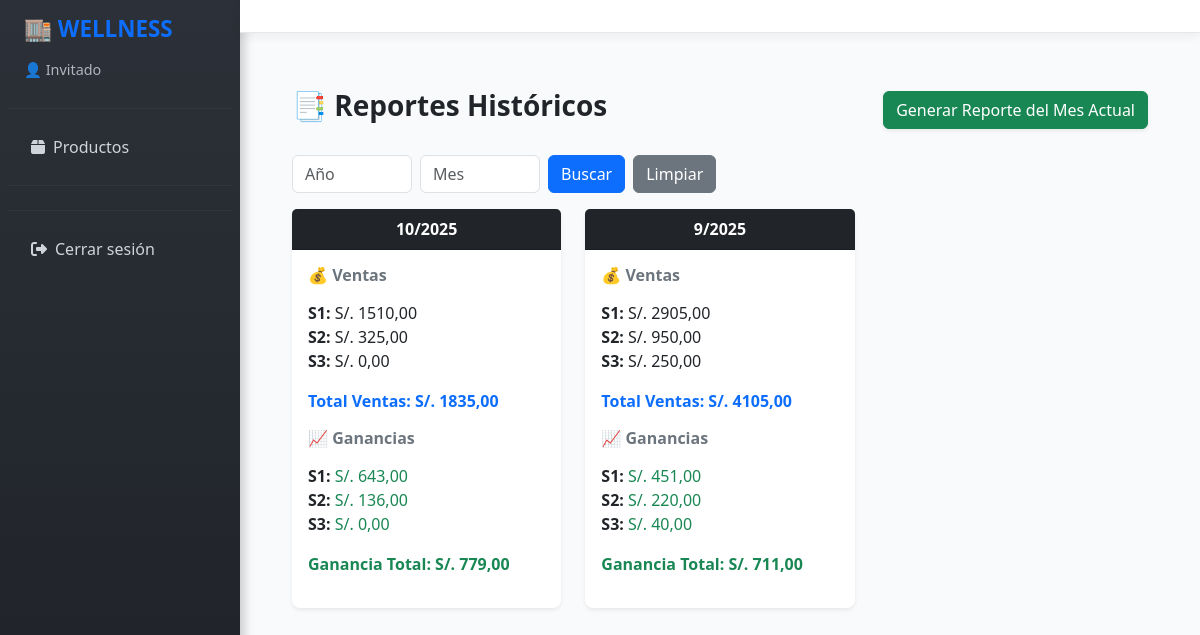
Page /inventory/reportes/historicos/ on the committed database.
### inventory/models.py (models this page shows, shortened)
class ReporteMensual(models.Model):
    mes = models.IntegerField()
    anio = models.IntegerField()
    ventas_s1 = models.DecimalField(max_digits=15, decimal_places=2, default=0)
    ventas_s2 = models.DecimalField(max_digits=15, decimal_places=2, default=0)
    ventas_s3 = models.DecimalField(max_digits=15, decimal_places=2, default=0)
    ventas_total = models.DecimalField(max_digits=15, decimal_places=2, default=0)
    ganancia_s1 = models.DecimalField(max_digits=15, decimal_places=2, default=0)
    ganancia_s2 = models.DecimalField(max_digits=15, decimal_places=2, default=0)
    ganancia_s3 = models.DecimalField(max_digits=15, decimal_places=2, default=0)
    ganancia_total = models.DecimalField(max_digits=15, decimal_places=2, default=0)
    creado_en = models.DateTimeField(auto_now_add=True)
    class Meta:
        unique_together = ("mes", "anio")  # evita duplicados
        ordering = ["-anio", "-mes"]

### inventory/views.py (the view)
# urls.py: path("reportes/historicos/", views.reportes_historicos, name="reportes_historicos"),  # vista nueva
def reportes_historicos(request):
    anio = request.GET.get("anio")
    mes = request.GET.get("mes")
    reportes = ReporteMensual.objects.all().order_by("-anio", "-mes")
    if anio:
        reportes = reportes.filter(anio=anio)
    if mes:
        reportes = reportes.filter(mes=mes)
    return render(request, "reportes_historicos.html", {
        "reportes": reportes,
        "anio_filtro": anio,
        "mes_filtro": mes,
    })

### inventory/templates/reportes_historicos.html (shortened to what this page needs)
{% extends "base.html" %}
{% block content %}
<div class="container-fluid mt-4">
    <div class="d-flex justify-content-between align-items-center mb-4">
        <h3 class="fw-bold">📑 Reportes Históricos</h3>
        <a href="{% url 'generar_reporte_mensual' %}" class="btn btn-success shadow-sm">
             Generar Reporte del Mes Actual
        </a>
    </div>
<form method="get" class="mb-3 d-flex gap-2">
  <input type="number" name="anio" placeholder="Año" value="{{ anio_filtro }}" class="form-control" style="width:120px;">
  <input type="number" name="mes" placeholder="Mes" min="1" max="12" value="{{ mes_filtro }}" class="form-control" style="width:120px;">
  <button type="submit" class="btn btn-primary">Buscar</button>
  <a href="{% url 'reportes_historicos' %}" class="btn btn-secondary">Limpiar</a>
</form>
    {% if reportes %}
    <div class="row g-4">
        {% for reporte in reportes %}
        <div class="col-md-6 col-lg-4">
            <div class="card shadow-sm h-100 border-0 rounded-3">
                <div class="card-header bg-dark text-white text-center fw-bold">
                    {{ reporte.mes }}/{{ reporte.anio }}
                </div>
                <div class="card-body">
                    <h6 class="fw-bold text-secondary mb-3">💰 Ventas</h6>
                    <ul class="list-unstyled mb-3">
                        <li><span class="fw-bold">S1:</span> S/. {{ reporte.ventas_s1|floatformat:2 }}</li>
                        <li><span class="fw-bold">S2:</span> S/. {{ reporte.ventas_s2|floatformat:2 }}</li>
                        <li><span class="fw-bold">S3:</span> S/. {{ reporte.ventas_s3|floatformat:2 }}</li>
                    </ul>
                    <p class="fw-bold text-primary">Total Ventas: S/. {{ reporte.ventas_total|floatformat:2 }}</p>
                    <h6 class="fw-bold text-secondary mb-3">📈 Ganancias</h6>
                    <ul class="list-unstyled">
                        <li><span class="fw-bold">S1:</span> <span class="text-success">S/. {{ reporte.ganancia_s1|floatformat:2 }}</span></li>
                        <li><span class="fw-bold">S2:</span> <span class="text-success">S/. {{ reporte.ganancia_s2|floatformat:2 }}</span></li>
                        <li><span class="fw-bold">S3:</span> <span class="text-success">S/. {{ reporte.ganancia_s3|floatformat:2 }}</span></li>
                    </ul>
                    <p class="fw-bold text-success">Ganancia Total: S/. {{ reporte.ganancia_total|floatformat:2 }}</p>
                </div>
            </div>
        </div>
        {% endfor %}
    </div>
    {% else %}
    <div class="alert alert-warning text-center shadow-sm" role="alert">
        No hay reportes generados aún.
    </div>
    {% endif %}
</div>
{% endblock %}

### inventory/templates/base.html (style rules this page uses)
body { min-height: 100vh; display: flex; flex-direction: row; margin: 0; font-family: 'Segoe UI', Tahoma, Geneva, Verdana, sans-serif; background-color: #f8fafc; overflow-x: hidden; }

### rows in the picture
ReporteMensual: mes "10", anio "2025", ventas_s1 "1510,00", ventas_s2 "325,00", ventas_s3 "0,00", ventas_total "1835,00", ganancia_s1 "643,00", ganancia_s2 "136,00", ganancia_s3 "0,00", ganancia_total "779,00"
ReporteMensual: mes "9", anio "2025", ventas_s1 "2905,00", ventas_s2 "950,00", ventas_s3 "250,00", ventas_total "4105,00", ganancia_s1 "451,00", ganancia_s2 "220,00", ganancia_s3 "40,00", ganancia_total "711,00"
